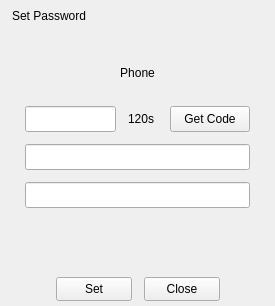
<?xml version="1.0" encoding="UTF-8"?>
<ui version="4.0">
 <class>PhonePassSetDlg</class>
 <widget class="QWidget" name="PhonePassSetDlg">
  <property name="geometry">
   <rect>
    <x>0</x>
    <y>0</y>
    <width>275</width>
    <height>306</height>
   </rect>
  </property>
  <property name="windowTitle">
   <string>PhonePassSetDlg</string>
  </property>
  <layout class="QVBoxLayout" name="verticalLayoutMain">
   <property name="spacing">
    <number>0</number>
   </property>
   <property name="leftMargin">
    <number>0</number>
   </property>
   <property name="topMargin">
    <number>0</number>
   </property>
   <property name="rightMargin">
    <number>0</number>
   </property>
   <property name="bottomMargin">
    <number>0</number>
   </property>
   <item>
    <widget class="QWidget" name="titlebar" native="true">
     <property name="sizePolicy">
      <sizepolicy hsizetype="Expanding" vsizetype="Expanding">
       <horstretch>0</horstretch>
       <verstretch>0</verstretch>
      </sizepolicy>
     </property>
     <property name="minimumSize">
      <size>
       <width>0</width>
       <height>31</height>
      </size>
     </property>
     <property name="maximumSize">
      <size>
       <width>16777215</width>
       <height>31</height>
      </size>
     </property>
     <layout class="QHBoxLayout" name="horizontalLayout_11">
      <property name="spacing">
       <number>0</number>
      </property>
      <property name="leftMargin">
       <number>0</number>
      </property>
      <property name="topMargin">
       <number>0</number>
      </property>
      <property name="rightMargin">
       <number>0</number>
      </property>
      <property name="bottomMargin">
       <number>0</number>
      </property>
      <item>
       <widget class="QWidget" name="titlewidget" native="true">
        <property name="sizePolicy">
         <sizepolicy hsizetype="Expanding" vsizetype="Expanding">
          <horstretch>0</horstretch>
          <verstretch>0</verstretch>
         </sizepolicy>
        </property>
        <layout class="QHBoxLayout" name="horizontalLayout_10">
         <property name="spacing">
          <number>0</number>
         </property>
         <property name="leftMargin">
          <number>12</number>
         </property>
         <property name="topMargin">
          <number>0</number>
         </property>
         <property name="rightMargin">
          <number>0</number>
         </property>
         <property name="bottomMargin">
          <number>0</number>
         </property>
         <item>
          <widget class="QLabel" name="title">
           <property name="sizePolicy">
            <sizepolicy hsizetype="Expanding" vsizetype="Expanding">
             <horstretch>0</horstretch>
             <verstretch>0</verstretch>
            </sizepolicy>
           </property>
           <property name="text">
            <string>Set Password</string>
           </property>
          </widget>
         </item>
        </layout>
       </widget>
      </item>
      <item>
       <spacer name="horizontalSpacer">
        <property name="orientation">
         <enum>Qt::Horizontal</enum>
        </property>
        <property name="sizeHint" stdset="0">
         <size>
          <width>233</width>
          <height>2</height>
         </size>
        </property>
       </spacer>
      </item>
      <item>
       <layout class="QVBoxLayout" name="verticalLayout_6">
        <property name="spacing">
         <number>0</number>
        </property>
        <property name="leftMargin">
         <number>0</number>
        </property>
        <property name="topMargin">
         <number>0</number>
        </property>
        <property name="rightMargin">
         <number>0</number>
        </property>
        <property name="bottomMargin">
         <number>0</number>
        </property>
        <item>
         <layout class="QHBoxLayout" name="horizontalLayout_6">
          <property name="spacing">
           <number>0</number>
          </property>
          <property name="leftMargin">
           <number>0</number>
          </property>
          <property name="topMargin">
           <number>0</number>
          </property>
          <property name="rightMargin">
           <number>0</number>
          </property>
          <property name="bottomMargin">
           <number>0</number>
          </property>
          <item>
           <widget class="QPushButton" name="btnClose">
            <property name="sizePolicy">
             <sizepolicy hsizetype="Expanding" vsizetype="Expanding">
              <horstretch>0</horstretch>
              <verstretch>0</verstretch>
             </sizepolicy>
            </property>
            <property name="focusPolicy">
             <enum>Qt::NoFocus</enum>
            </property>
            <property name="text">
             <string/>
            </property>
            <property name="flat">
             <bool>true</bool>
            </property>
           </widget>
          </item>
         </layout>
        </item>
        <item>
         <spacer name="verticalSpacer_4">
          <property name="orientation">
           <enum>Qt::Vertical</enum>
          </property>
          <property name="sizeType">
           <enum>QSizePolicy::Expanding</enum>
          </property>
          <property name="sizeHint" stdset="0">
           <size>
            <width>0</width>
            <height>1</height>
           </size>
          </property>
         </spacer>
        </item>
       </layout>
      </item>
     </layout>
    </widget>
   </item>
   <item>
    <widget class="QWidget" name="centerWidget" native="true">
     <layout class="QVBoxLayout" name="verticalLayout">
      <property name="spacing">
       <number>12</number>
      </property>
      <property name="leftMargin">
       <number>25</number>
      </property>
      <property name="topMargin">
       <number>20</number>
      </property>
      <property name="rightMargin">
       <number>25</number>
      </property>
      <property name="bottomMargin">
       <number>9</number>
      </property>
      <item>
       <widget class="QLabel" name="labelPhone">
        <property name="minimumSize">
         <size>
          <width>0</width>
          <height>26</height>
         </size>
        </property>
        <property name="text">
         <string>Phone</string>
        </property>
        <property name="alignment">
         <set>Qt::AlignCenter</set>
        </property>
       </widget>
      </item>
      <item>
       <layout class="QHBoxLayout" name="horizontalLayout">
        <property name="spacing">
         <number>12</number>
        </property>
        <item>
         <widget class="QLineEdit" name="lineEditCode">
          <property name="minimumSize">
           <size>
            <width>0</width>
            <height>26</height>
           </size>
          </property>
          <property name="maximumSize">
           <size>
            <width>16777215</width>
            <height>26</height>
           </size>
          </property>
         </widget>
        </item>
        <item>
         <widget class="QLabel" name="labelCodeLeftTime">
          <property name="minimumSize">
           <size>
            <width>30</width>
            <height>0</height>
           </size>
          </property>
          <property name="maximumSize">
           <size>
            <width>30</width>
            <height>16777215</height>
           </size>
          </property>
          <property name="text">
           <string>120s</string>
          </property>
         </widget>
        </item>
        <item>
         <widget class="QPushButton" name="btnCode">
          <property name="minimumSize">
           <size>
            <width>0</width>
            <height>26</height>
           </size>
          </property>
          <property name="maximumSize">
           <size>
            <width>16777215</width>
            <height>26</height>
           </size>
          </property>
          <property name="text">
           <string>Get Code</string>
          </property>
         </widget>
        </item>
       </layout>
      </item>
      <item>
       <widget class="QLineEdit" name="lineEditPass1">
        <property name="minimumSize">
         <size>
          <width>225</width>
          <height>26</height>
         </size>
        </property>
        <property name="maximumSize">
         <size>
          <width>225</width>
          <height>26</height>
         </size>
        </property>
        <property name="echoMode">
         <enum>QLineEdit::Password</enum>
        </property>
       </widget>
      </item>
      <item>
       <widget class="QLineEdit" name="lineEditPass2">
        <property name="minimumSize">
         <size>
          <width>225</width>
          <height>26</height>
         </size>
        </property>
        <property name="maximumSize">
         <size>
          <width>225</width>
          <height>26</height>
         </size>
        </property>
        <property name="echoMode">
         <enum>QLineEdit::Password</enum>
        </property>
       </widget>
      </item>
      <item>
       <widget class="QLabel" name="labelStatus">
        <property name="minimumSize">
         <size>
          <width>0</width>
          <height>44</height>
         </size>
        </property>
        <property name="maximumSize">
         <size>
          <width>16777215</width>
          <height>44</height>
         </size>
        </property>
        <property name="text">
         <string/>
        </property>
        <property name="alignment">
         <set>Qt::AlignLeading|Qt::AlignLeft|Qt::AlignTop</set>
        </property>
        <property name="wordWrap">
         <bool>true</bool>
        </property>
       </widget>
      </item>
     </layout>
    </widget>
   </item>
   <item>
    <widget class="QWidget" name="bottomBar" native="true">
     <property name="minimumSize">
      <size>
       <width>0</width>
       <height>33</height>
      </size>
     </property>
     <property name="maximumSize">
      <size>
       <width>16777215</width>
       <height>33</height>
      </size>
     </property>
     <layout class="QHBoxLayout" name="horizontalLayout_2">
      <property name="spacing">
       <number>12</number>
      </property>
      <property name="leftMargin">
       <number>0</number>
      </property>
      <property name="topMargin">
       <number>0</number>
      </property>
      <property name="rightMargin">
       <number>0</number>
      </property>
      <property name="bottomMargin">
       <number>0</number>
      </property>
      <item>
       <spacer name="horizontalSpacer_2">
        <property name="orientation">
         <enum>Qt::Horizontal</enum>
        </property>
        <property name="sizeHint" stdset="0">
         <size>
          <width>40</width>
          <height>20</height>
         </size>
        </property>
       </spacer>
      </item>
      <item>
       <widget class="QPushButton" name="btnOK">
        <property name="minimumSize">
         <size>
          <width>76</width>
          <height>24</height>
         </size>
        </property>
        <property name="maximumSize">
         <size>
          <width>76</width>
          <height>24</height>
         </size>
        </property>
        <property name="text">
         <string>Set</string>
        </property>
       </widget>
      </item>
      <item>
       <widget class="QPushButton" name="btnCancel">
        <property name="minimumSize">
         <size>
          <width>76</width>
          <height>24</height>
         </size>
        </property>
        <property name="maximumSize">
         <size>
          <width>76</width>
          <height>24</height>
         </size>
        </property>
        <property name="text">
         <string>Close</string>
        </property>
       </widget>
      </item>
      <item>
       <spacer name="horizontalSpacer_4">
        <property name="orientation">
         <enum>Qt::Horizontal</enum>
        </property>
        <property name="sizeHint" stdset="0">
         <size>
          <width>40</width>
          <height>20</height>
         </size>
        </property>
       </spacer>
      </item>
     </layout>
    </widget>
   </item>
  </layout>
 </widget>
 <layoutdefault spacing="6" margin="11"/>
 <tabstops>
  <tabstop>lineEditCode</tabstop>
  <tabstop>lineEditPass1</tabstop>
  <tabstop>lineEditPass2</tabstop>
  <tabstop>btnCode</tabstop>
  <tabstop>btnOK</tabstop>
  <tabstop>btnCancel</tabstop>
 </tabstops>
 <resources/>
 <connections/>
</ui>
